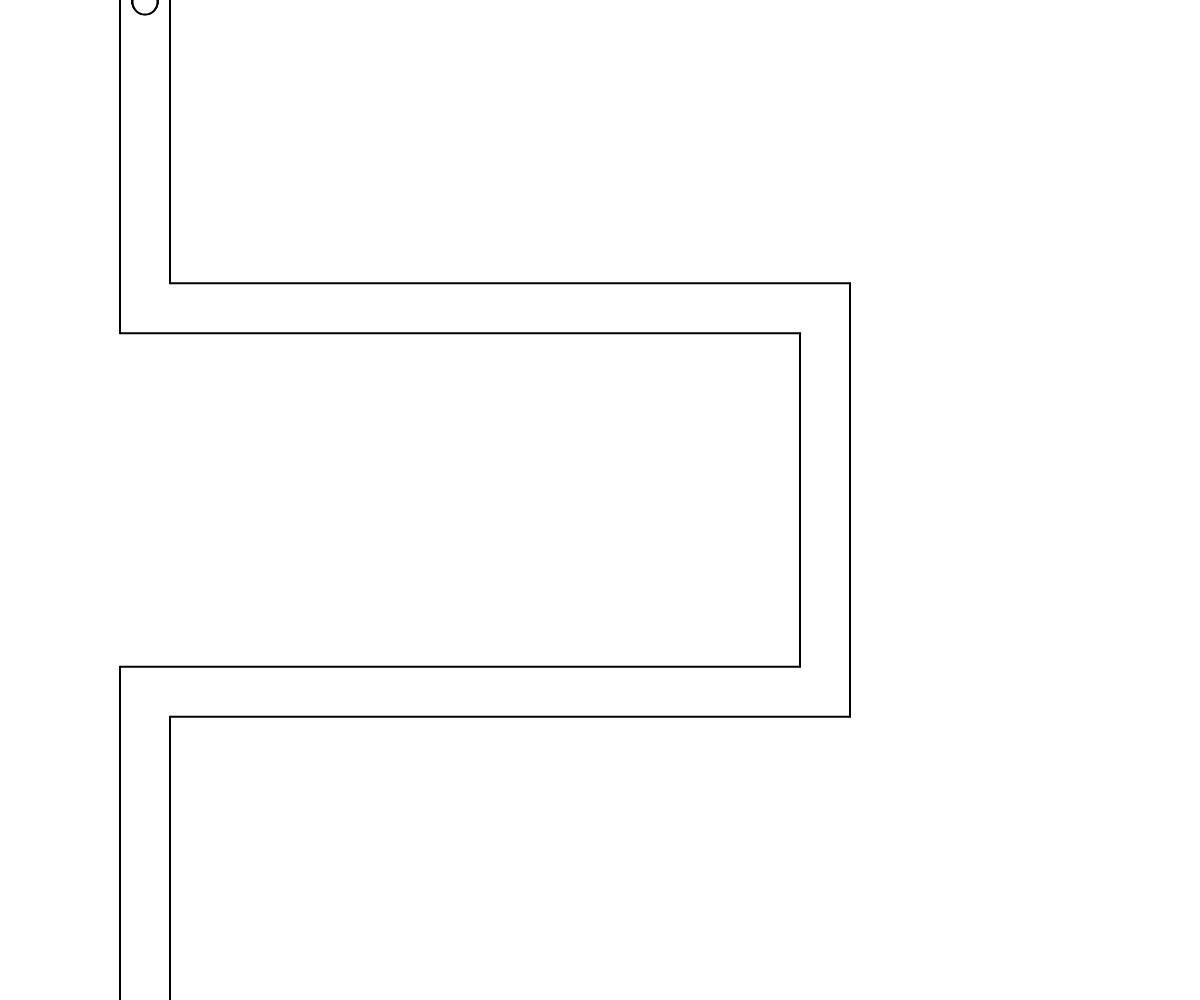
Frame 1 (no input)
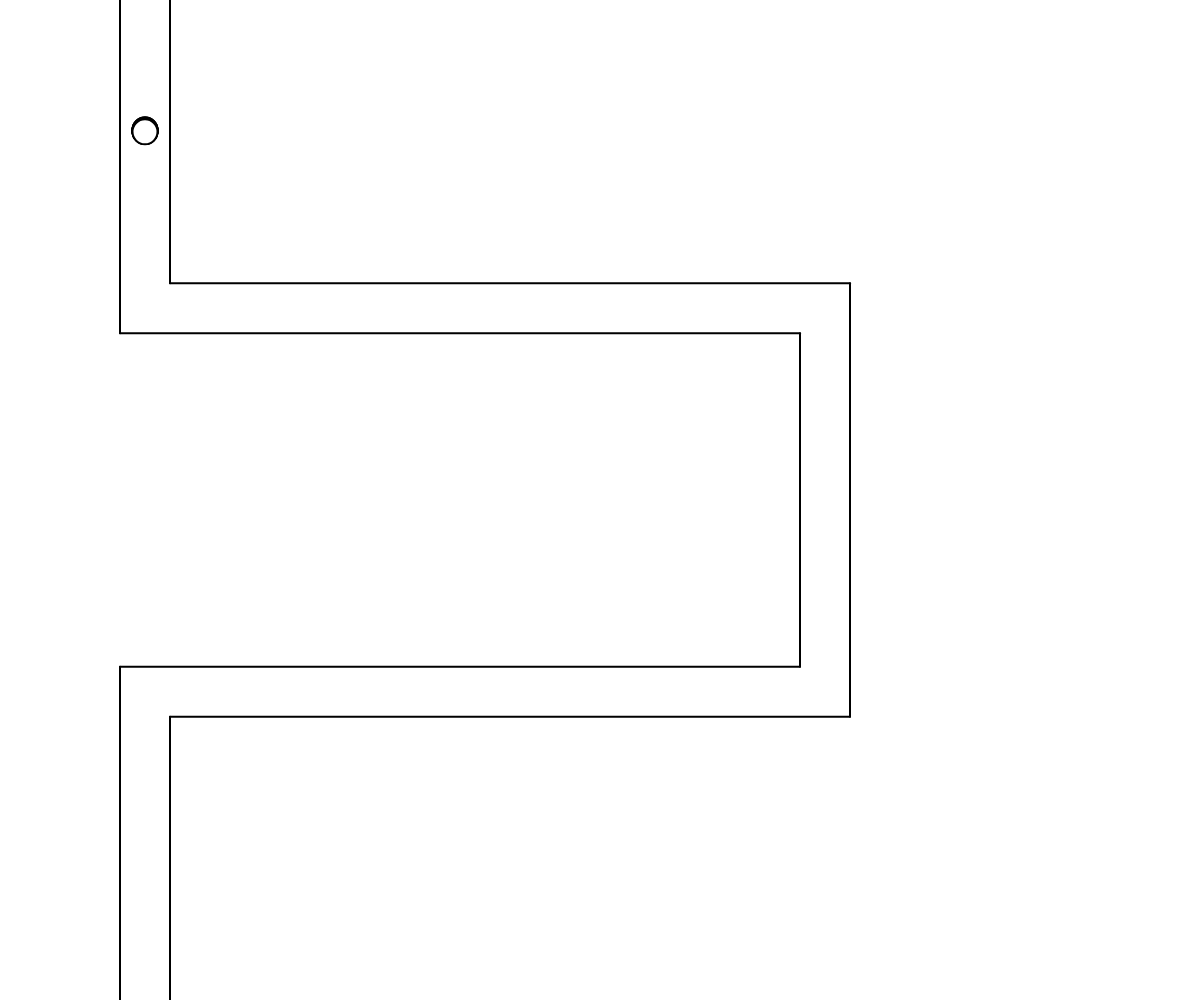
Frame 60 (no input)
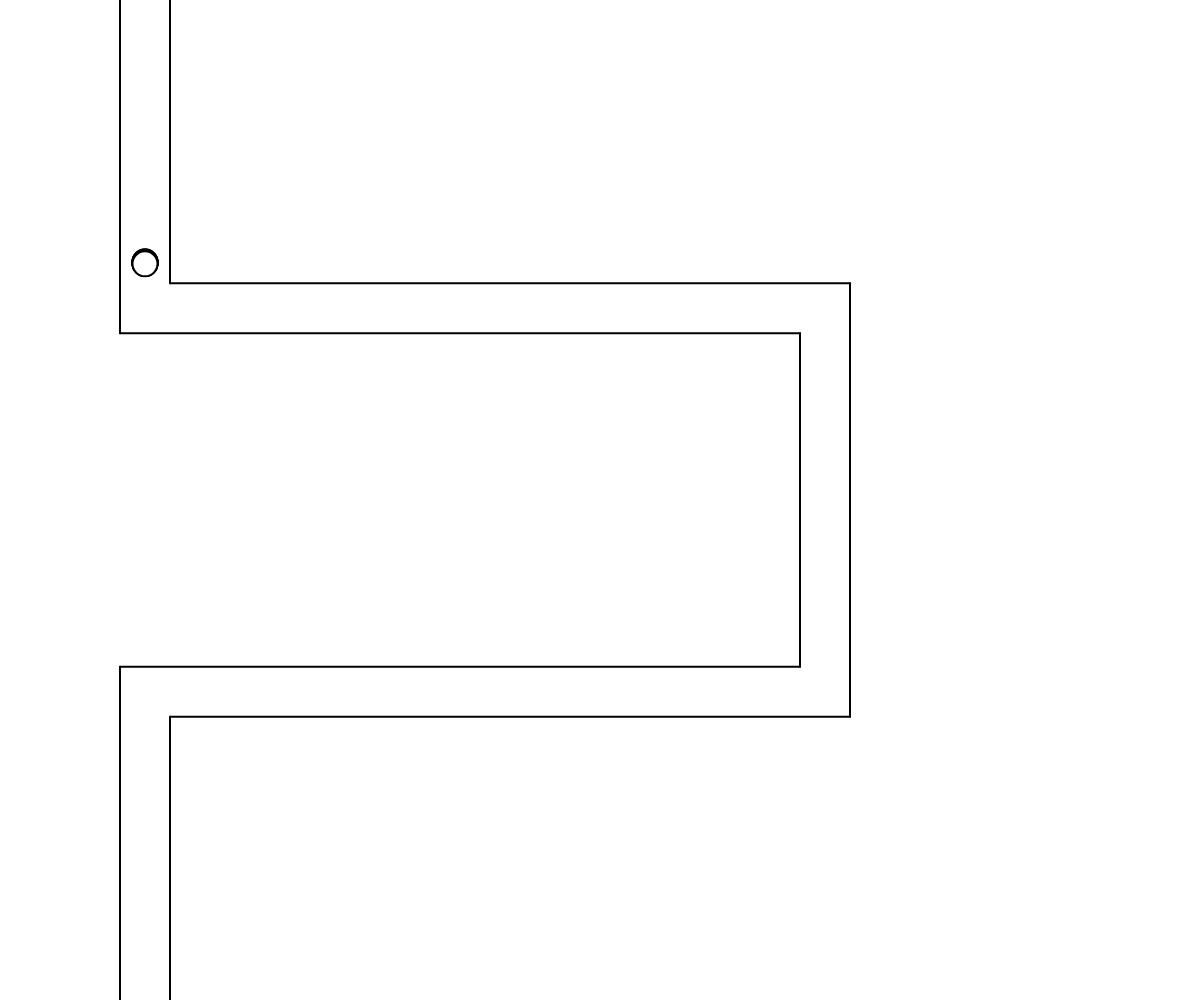
Frame 120 (the mouse pressed at the canvas centre since frame 60)

The p5.js sketch that drew these frames (run headless with seeded random() and noise() and a simulated clock; from frame 60 on, the mouse is pressed at the canvas centre):

// p5.js sketch
// ── sketch.js
// Project Title
// Your Name
// Date
//
// Extra for Experts:
// - describe what you did to take this project "above and beyond"

let x = 0
let y = 0
let bColor = 255
loop1 = 0




let length = 0;
class Ball{
  constructor (x, y, r) {
   this.x = x;
   this.y = y;
   this.r = r;
}
  circleCreator(){
    circle(this.x, this.y, this.r)
  
  }
  move(){
  if (loop1 === 0){
  if (length <= windowHeight / 3.4){
    this.y += .2
    length += .2
  }
  else if (length <= windowWidth / 1.25 && length > windowWidth / 7.5){
    this.x += .2
    length += .2
  }
  else if(length <= windowHeight / .73 && length > windowWidth / 1.25){
    this.y += .2
    length += .2
  }
  else if(length >= windowHeight / .73 && length <= windowWidth / 1.25){
    this.x += .2
    length += .2
  }
  }
}
    correcting(){
    if (this.x !== windowWidth/ 10){
      this.x = windowWidth / 10 + 25
    }
  }
  
  
  
}
let balls = [];
for (i = 0; i <= 10; i ++){
  balls.push(new Ball(75, 0, 25))
}



function setup() {
  createCanvas(windowWidth, windowHeight);
  strokeWeight(2);
  balls[1].correcting()
}

function draw() {
  background(bColor);
  frameRate(60)
  pathway();

for(let ball of balls){
  u = balls[1] 
    u.circleCreator()
    u.move()

}
function pathway(){
  //setting up path of the enemies
  x1 = width/10
  y1 = height/3
  x2 = width /1.5
  y2 = height/ 1.5
  //First Row/ Entrance
  line(x1, 0, x1, y1);
  line(x1 + 50, 0, x1 + 50, y1 - 50);
  
  //Second Row
  line(x1, y1, x2, y1);
  line(x1 + 50, y1 - 50, x2 + 50, y1 - 50);
  
  //Third Row
  line(x2, y1, x2, y2);
  line(x2 + 50, y1 - 50, x2 + 50, y2 + 50);
  
  //Fourth Row
  line(x2, y2, x1, y2);
  line(x2 + 50, y2 + 50, x1 + 50, y2 + 50);
  
  //Last Row/ Exit
  line(x1, y2, x1, height);
  line(x1 + 50, y2 + 50, x1 + 50, height)
} 



}
